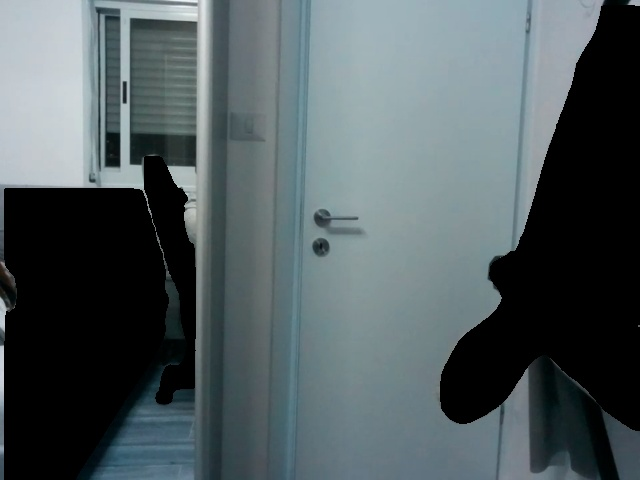
#> input picture captured_image.jpg, 640 x 480 px
$ python -i outdated_mask_white.py   (imports and definitions only)
#> lines starting #> are read from the running program, lines starting #| are printed output that depends on the picture
from PIL import Image


def filter_colors(image_path):
    # Open the image
#> called with image_path = 'captured_image.jpg'
    image = Image.open(image_path)
#> image is the input picture: PIL image 640x480 RGB; mean R, G, B 80.6, 91.9, 95

    # Convert the image to RGB mode (in case it's in a different mode)
    image = image.convert("RGB")

    # Get the width and height of the image
    width, height = image.size
#> width = 640; height = 480

    # Iterate over each pixel in the image
    for x in range(width):
        for y in range(height):
            # Get the RGB values of the pixel
            r, g, b = image.getpixel((x, y))

            # Check if the pixel is white (or close to white)
            if r > 2 and g > 2 and b > 2:
                # Set the pixel to white
                image.putpixel((x, y), (255, 255, 255))
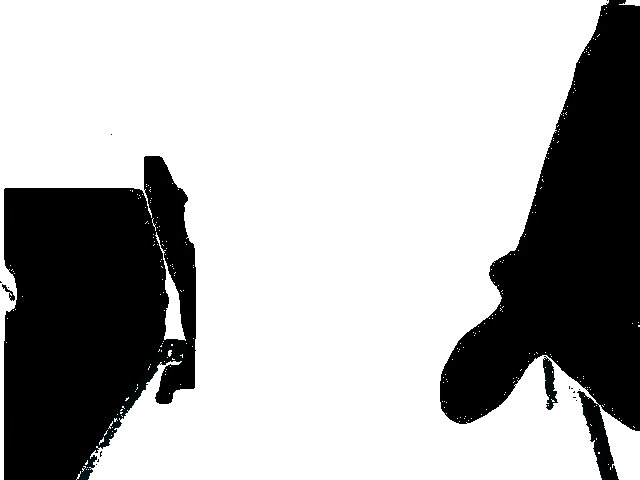
#> image: PIL image 640x480 RGB; mean R, G, B 177.3, 177.4, 177.4
            # else:
            #     # Set the pixel to black
            #     image.putpixel((x, y), (0, 0, 0))

    # Save the filtered image
    filtered_image_path = "masked_image.png"
    image.save(filtered_image_path)
    return filtered_image_path


# Provide the path to your input image
# input_image_path = "objects.jpeg"

# Call the function to filter the colors
# filter_colors(input_image_path)

>>> result = filter_colors('captured_image.jpg')
